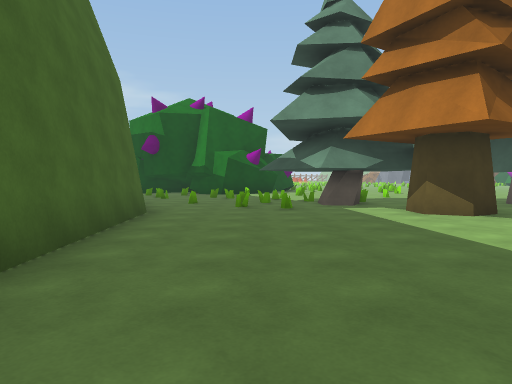
view 1 (above)

24 first-person views from a walk through a scene from a Unity 3-D project. The camera is 1.3 m above the floor, tilts 2° down and sees 70° across. The floor is counted in squares, 2 m on a side. Each view is taken from the middle of a square. On the plan, view 1 faces up. The plan holds only what a view shows up to about 11 squares ahead; the rest is blank. The place goes on beyond the plan. The player character is not drawn. Surface patterns are stand-ins for the level's own textures.

view 2
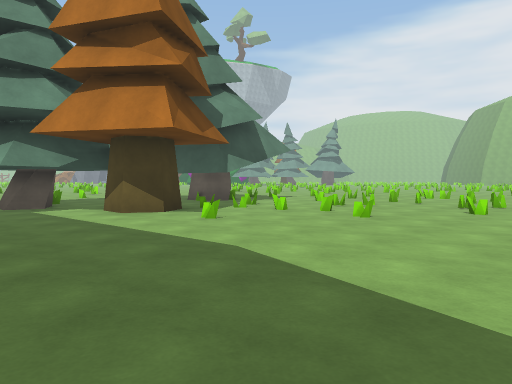

view 3
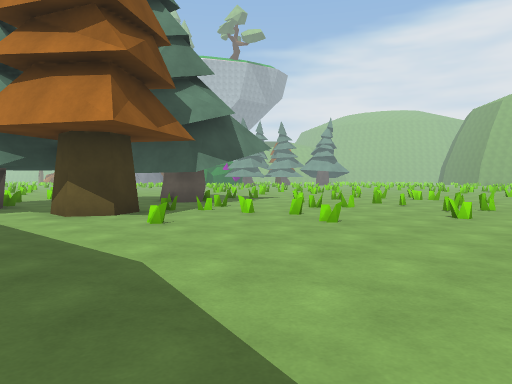

view 4
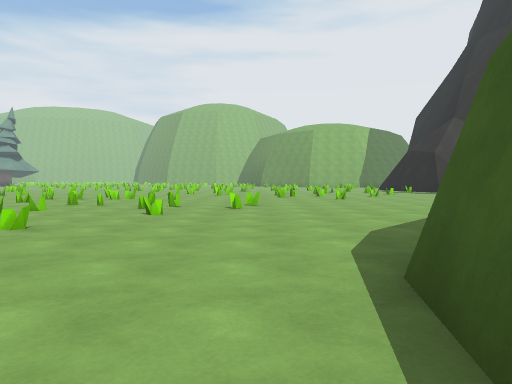

view 5
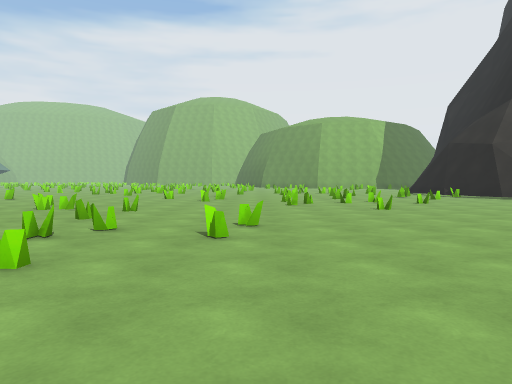

view 6
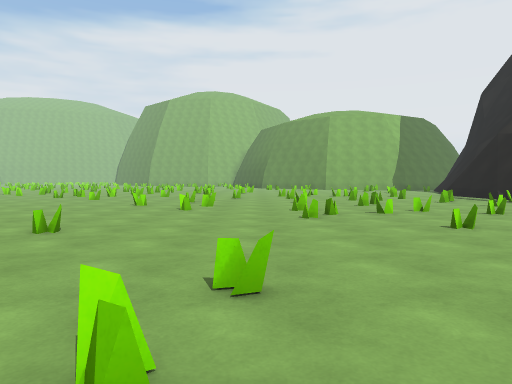

view 7
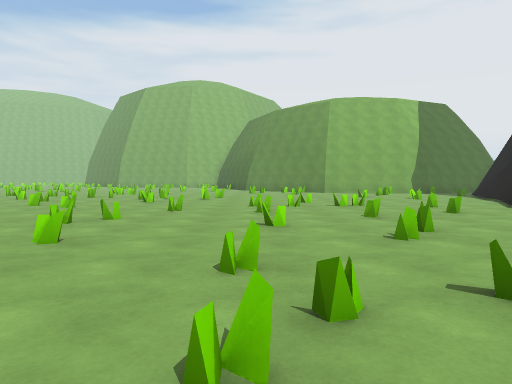

view 8
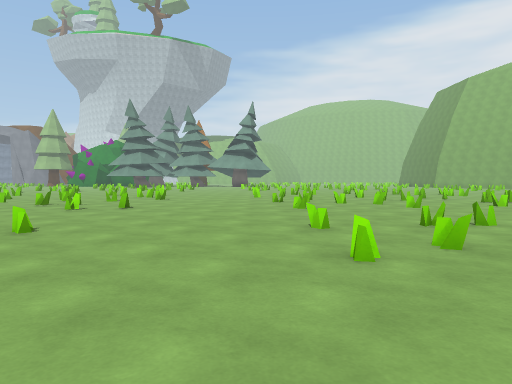

view 9
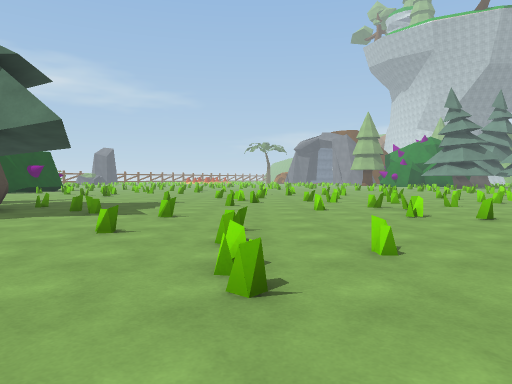

view 10
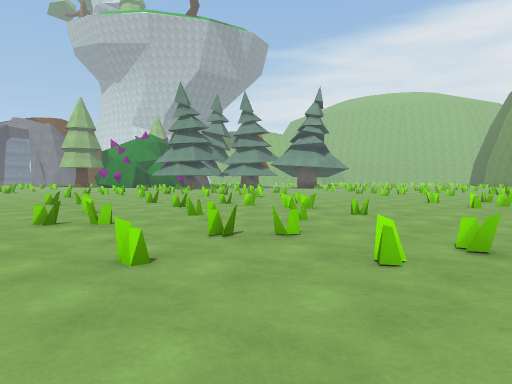

view 11
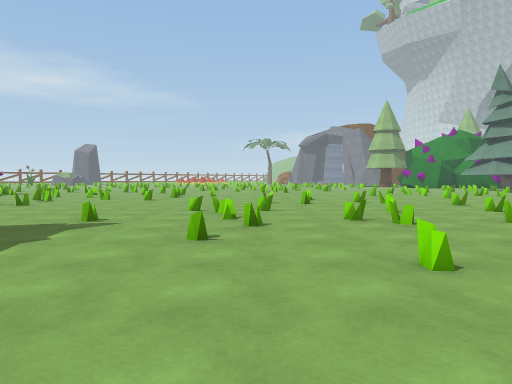

view 12
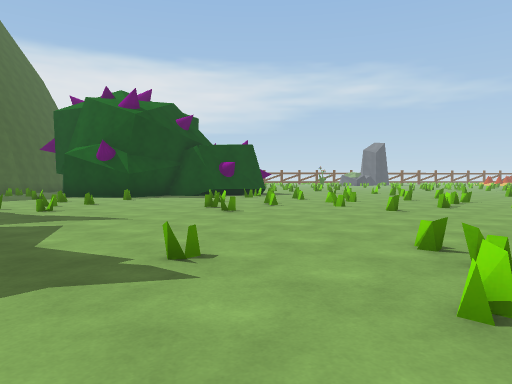

view 13
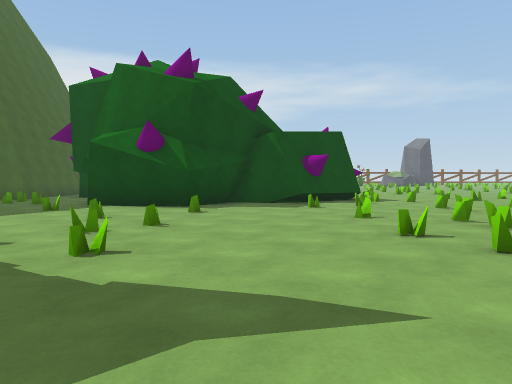

view 14
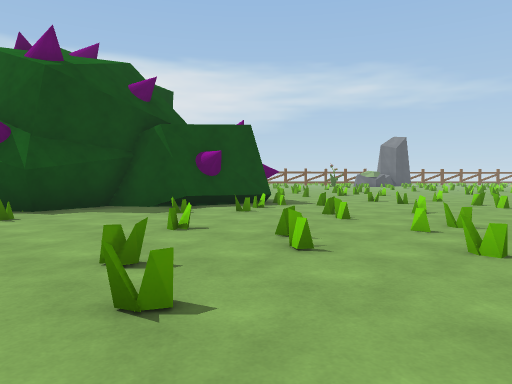

view 15
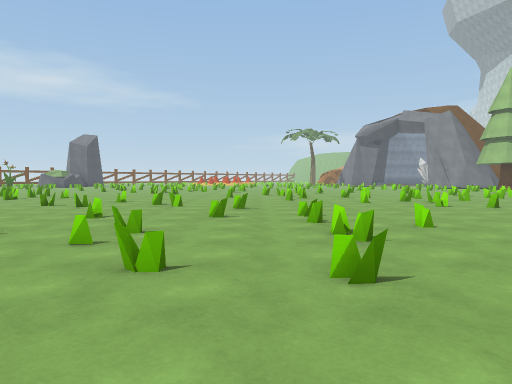

view 16
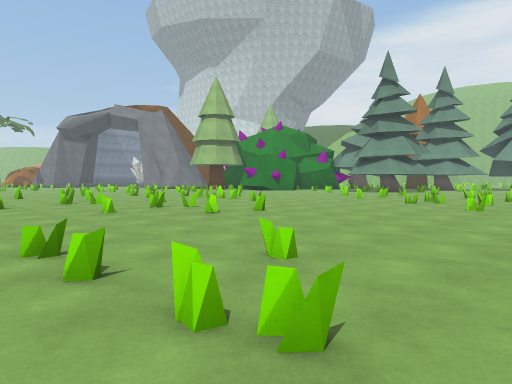

view 17
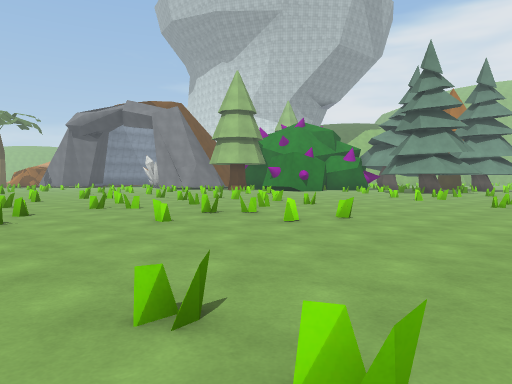

view 18
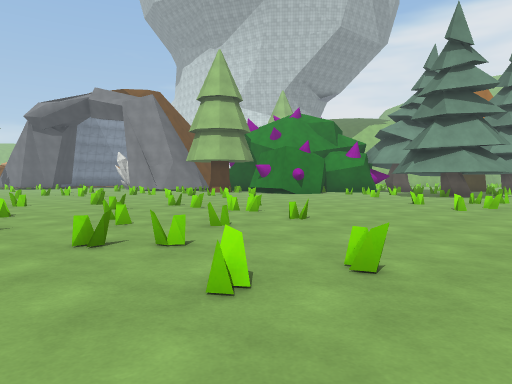

view 19
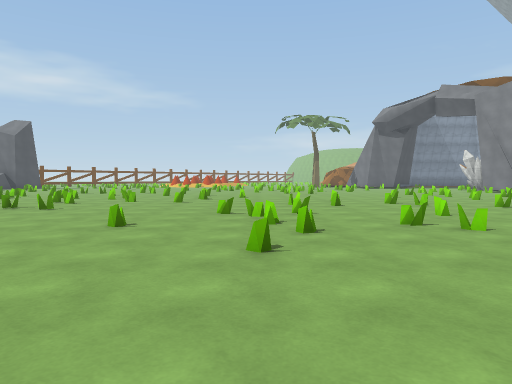

view 20
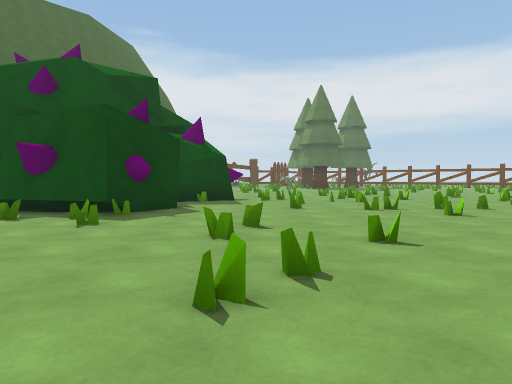

view 21
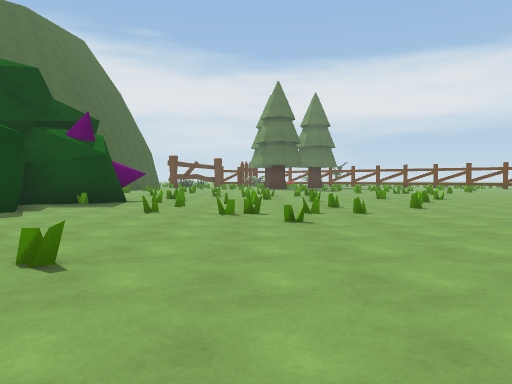

view 22
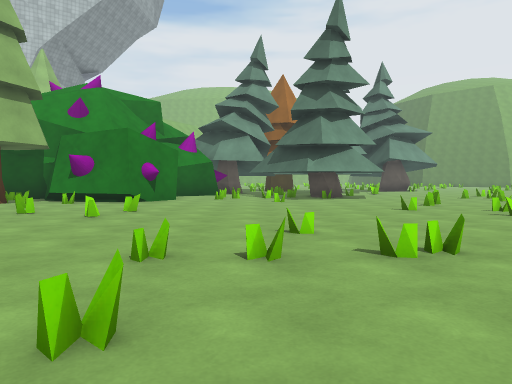

view 23
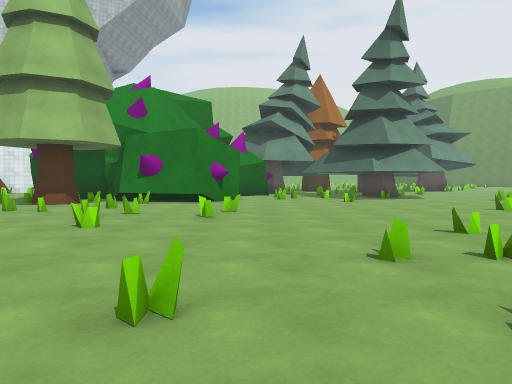

view 24
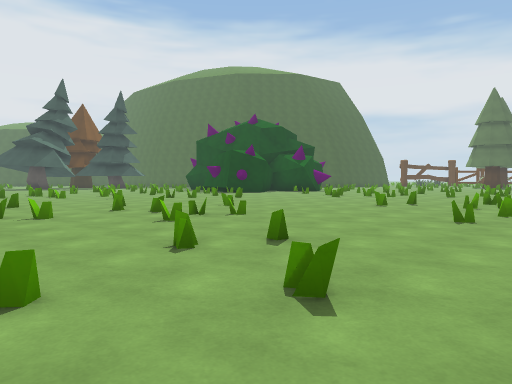

### Floor plan
Key: @ floor where view 1 was taken; # wall or solid block; . floor; = window, fence, low wall or low ledge; T pine tree; S spikes.
Columns run from 3 left of view 1 to 25 right of it. Each row starts with its distance up from view 1.
 36               ....    ......#
 35 ..      .......=.......=.=.#S
 34 ....  =.=..=..........=#=..#
 33 .=............==.=.=...=....S
 32 ...=...=.=...................
 31 .............==..............
 30 =.=.=...............=........
 29 ....=......=...==.=.=........
 28  .=.=............=...........
 27 .............=....=.=....=...
 26 =.=.=..........=.=........=..
 25 #=.....==.=.............=...
 24 ##..........=....=....... ...
 23  #.##S.=..............==   .=
 22  #####=..=...=...........
 21      #..=....==......=.=.=
 20    ###.=.....=.......
 19    #..=....=....  ..
 18    #....=.=............
 17    S............=..=...
 16   #..=....=..........=.
 15 =...............=.......
 14 .....=.........=...=.=...
 13      ...........=.=.=...=.
 12        =........=.=....=...
 11 ... .#=.  .=.......... ....=
 10 .=.=.T.. .#T.....=.=........=
  9  ....T..T.T..=............=.
  8  ...=....T.........==....
  7  ......T......=.........=
  6  #..........=...=...........
  5  #.....=.=.=...........=...=
  4  #...........=..=........=..
  3  #.......=..=#=.....=........
  2   .........=.=.....=#=....=.=
  1   ..................=.=.....
  0    @........==..............
 -1      ##..........=.=.=.=.=..
 -2         ..........=......=..
 -3           ......=...=.=..=..
 -4             ...............
 -5               ....=..=.=.=..
 -6                 ....=.......

Where each view was taken, in squares from view 1:
view 1: 0 up, 0 right, facing up
view 2: 0 up, 0 right, facing up-right
view 3: 0 up, 1 right, facing up-right
view 4: 0 up, 1 right, facing right
view 5: 0 up, 5 right, facing right
view 6: 0 up, 8 right, facing right
view 7: 1 down, 13 right, facing right
view 8: 0 up, 13 right, facing up-right
view 9: 2 up, 13 right, facing up
view 10: 7 up, 13 right, facing up-right
view 11: 7 up, 13 right, facing up
view 12: 11 up, 13 right, facing up-left
view 13: 12 up, 8 right, facing up-left
view 14: 15 up, 9 right, facing up-left
view 15: 16 up, 9 right, facing up
view 16: 19 up, 9 right, facing up-right
view 17: 21 up, 9 right, facing up-right
view 18: 23 up, 12 right, facing up-right
view 19: 24 up, 10 right, facing up
view 20: 25 up, 9 right, facing left
view 21: 28 up, 8 right, facing left
view 22: 30 up, 14 right, facing right
view 23: 32 up, 14 right, facing right
view 24: 36 up, 14 right, facing down-left
